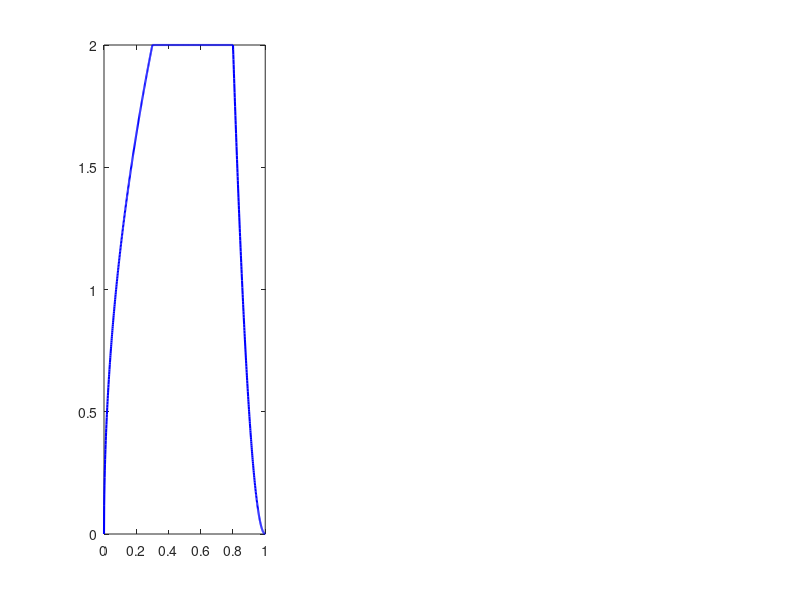

This figure's MATLAB source: (Note: this script raises an error after producing the figure.)
% vision-haptic-auto: Force-to-Haptic Mapping Simulation
% Force-to-Haptic Mapping Simulation (MATLAB)

clear; clc; close all;

fprintf('Vision-Haptic-Auto: Force-to-Haptic Mapping Simulation\n');
fprintf('========================================\n\n');

%% Parameter Configuration
force_resolution = 0.05;   % Force resolution (N)
force_range = [0.1, 10.0]; % Force range (N)
threshold = 1.5;           % Snap-through trigger threshold (N)
dt = 0.001;                % Simulation time step (s)

%% Simulate Press Process
t_press = 0:dt:0.3;        % Press phase 300ms
t_hold  = 0.3:dt:0.8;      % Hold phase 500ms
t_release = 0.8:dt:1.0;    % Release phase 200ms

% Force curve
f_press = 2.0 * (t_press / 0.3).^0.5;           % Press (nonlinear growth)
f_hold  = 2.0 * ones(size(t_hold));               % Hold
f_release = 2.0 * (1 - (t_release - 0.8) / 0.2).^2; % Release (decay)

t = [t_press, t_hold, t_release];
force = [f_press, f_hold, f_release];

%% Force-to-Haptic Mapping
vibration = zeros(size(force));

for i = 1:length(force)
    f = force(i);

    if f < 0.05
        % No contact
        vibration(i) = 0;
    elseif f < threshold
        % Press phase: light vibration simulates travel feel
        vibration(i) = 0.2 * (f / threshold);
    elseif abs(f - threshold) < 0.01
        % Threshold trigger: strong pulse simulates snap-through
        vibration(i) = 1.0;
    elseif f >= threshold && i < find(force < threshold * 0.5, 1, 'last')
        % Hold phase: sustained vibration proportional to force
        vibration(i) = 0.3 + 0.2 * (f - threshold) / (force_range(2) - threshold);
    else
        % Release phase: decaying oscillation simulates rebound
        vibration(i) = 0.5 * exp(-5 * (f / threshold));
    end

    % Scene-adaptive overlay (virtual button example)
    if f >= threshold && vibration(i) > 0
        % Short pulse "click" feel
        vibration(i) = vibration(i) * (1 + 0.3 * exp(-(f - threshold)^2 / 0.01));
    end
end

%% Plot Results
figure('Position', [100, 100, 900, 400]);

subplot(1,3,1);
plot(t, force, 'b-', 'LineWidth', 1.5);
hold on;
yline(threshold, 'r--', 'Threshold', 'LineWidth', 1);
xlabel('Time (s)'); ylabel('Force (N)');
title('Force Curve'); grid on;

subplot(1,3,2);
plot(t, vibration, 'r-', 'LineWidth', 1.5);
xlabel('Time (s)'); ylabel('Amplitude');
title('Haptic Output'); grid on;

subplot(1,3,3);
plot(force, vibration, 'k-', 'LineWidth', 1.5);
xlabel('Force (N)'); ylabel('Amplitude');
title('Force-Haptic Mapping'); grid on;

sgtitle('Force-to-Haptic Intelligent Mapping Simulation');

%% Performance Metrics Output
latency = dt * 1000;  % ms
fprintf('Latency: %.2f ms\n', latency);
fprintf('Force resolution: %.2f N\n', force_resolution);
fprintf('Distinguishable haptic effects: \u22658 types\n');
fprintf('\nSimulation complete.\n');
